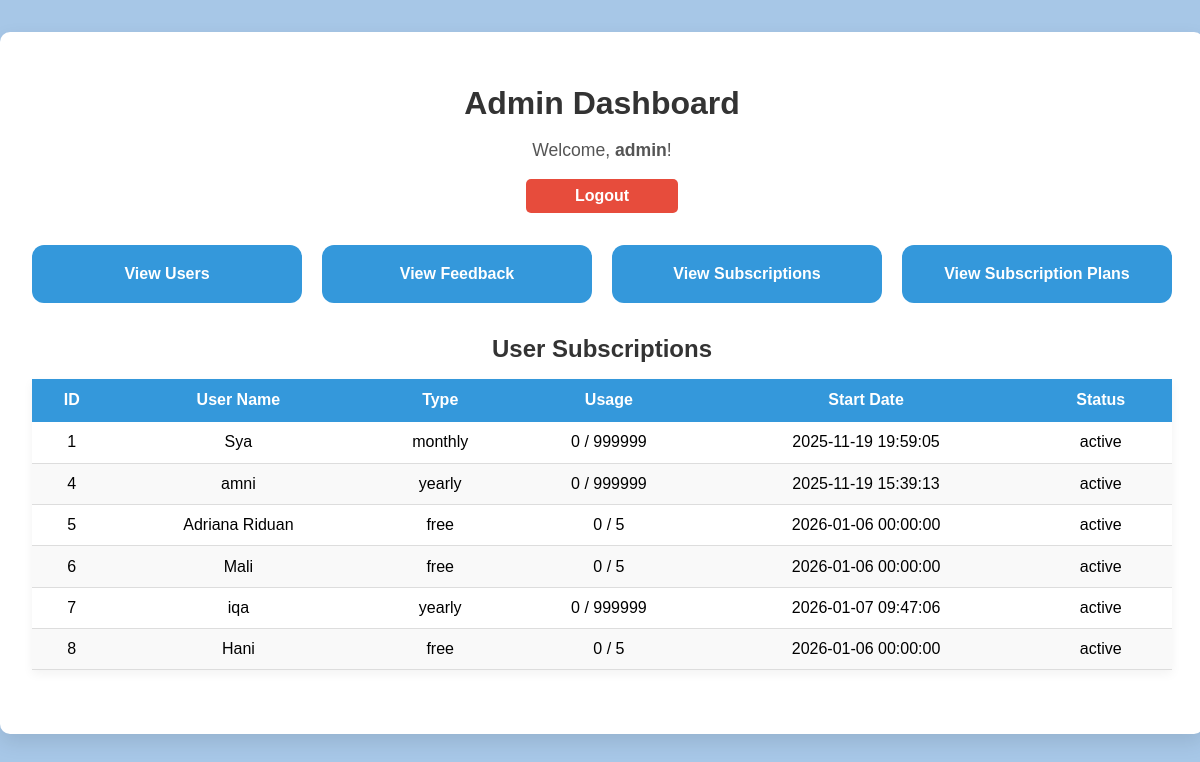
Page /admin_dashboard.php?view=subscriptions (signed in) on the committed database.
### tables this page shows
CREATE TABLE `subscription` (
  `subscriptionID` int(11) NOT NULL,
  `userID` int(11) NOT NULL,
  `subscription_type` enum('free','daily','monthly','yearly') NOT NULL DEFAULT 'free',
  `start_date` datetime DEFAULT current_timestamp(),
  `end_date` datetime DEFAULT NULL,
  `usage_count` int(11) DEFAULT 0,
  `max_usage` int(11) DEFAULT 5,
  `status` enum('active','expired') DEFAULT 'active'
);

CREATE TABLE `user` (
  `idUser` int(11) NOT NULL,
  `name` varchar(255) NOT NULL,
  `email` varchar(255) NOT NULL,
  `username` varchar(255) NOT NULL,
  `password` varchar(255) NOT NULL
);

### admin_dashboard.php (the view, shortened to what this page needs)
<?php
include('db.php');
$view = $_GET['view'] ?? 'users';
if ($view === 'subscriptions') {
    $subQuery = "
        SELECT s.subscriptionID, u.name AS userName, s.subscription_type, s.usage_count, s.max_usage, s.start_date, s.status
        FROM subscription s
        LEFT JOIN user u ON s.userID = u.idUser
        ORDER BY s.subscriptionID ASC
    ";
    $subResult = mysqli_query($conn, $subQuery);
}
?>
<!DOCTYPE html>
<html lang="en">
<head>
<link rel="stylesheet" href="admin.css">
</head>
<body>
<div class="dashboard-container">
    <h1>Admin Dashboard</h1>
    <p style="text-align:center;">Welcome, <strong><?php echo $_SESSION['admin']; ?></strong>!</p>
    <a href="logoutadmin.php" class="logout-btn">Logout</a>
    <div class="dashboard-cards">
        <div class="dashboard-card" onclick="window.location='admin_dashboard.php?view=users'">View Users</div>
        <div class="dashboard-card" onclick="window.location='admin_dashboard.php?view=feedback'">View Feedback</div>
        <div class="dashboard-card" onclick="window.location='admin_dashboard.php?view=subscriptions'">View Subscriptions</div>
        <div class="dashboard-card" onclick="window.location='admin_dashboard.php?view=subsplan'">View Subscription Plans</div>
    </div>
    <?php if ($view === 'subscriptions'): ?>
        <h2>User Subscriptions</h2>
        <table>
            <thead>
                <tr>
                    <th>ID</th>
                    <th>User Name</th>
                    <th>Type</th>
                    <th>Usage</th>
                    <th>Start Date</th>
                    <th>Status</th>
                </tr>
            </thead>
            <tbody>
            <?php while ($sub = mysqli_fetch_assoc($subResult)) {
                $usageDisplay = $sub['max_usage'] === NULL ? '∞' : $sub['usage_count'] . ' / ' . $sub['max_usage'];
            ?>
                <tr>
                    <td><?php echo $sub['subscriptionID']; ?></td>
                    <td><?php echo htmlspecialchars($sub['userName']); ?></td>
                    <td><?php echo $sub['subscription_type']; ?></td>
                    <td><?php echo $usageDisplay; ?></td>
                    <td><?php echo $sub['start_date']; ?></td>
                    <td><?php echo $sub['status']; ?></td>
                </tr>
            <?php } ?>
            </tbody>
        </table>
    <?php endif; ?>
</div>
</body>
</html>

### admin.css (style rules this page uses)
body { font-family: Arial, Helvetica, sans-serif; background-color: #A7C7E7; margin: 0; padding: 0; }
.dashboard-container { width: 95%; max-width: 1200px; margin: 2rem auto; padding: 2rem; background-color: #fff; border-radius: 10px; box-shadow: 0 8px 20px rgba(0,0,0,0.1); }
h1, h2 { text-align: center; color: #333; margin-bottom: 1rem; }
p { text-align: center; font-size: 1.1rem; color: #555; }
.logout-btn { display: block; width: 120px; margin: 0 auto 2rem auto; padding: 0.5rem 1rem; background-color: #e74c3c; color: white; text-align: center; text-decoration: none; border-radius: 5px; font-weight: bold; transition: background-color 0.3s; }
table { width: 100%; border-collapse: collapse; margin-bottom: 2rem; box-shadow: 0 4px 10px rgba(0,0,0,0.05); }
thead { background-color: #3498db; color: #fff; }
thead th { padding: 0.8rem; text-align: center; }
tbody td { padding: 0.7rem; text-align: center; border-bottom: 1px solid #ddd; }
tbody tr:nth-child(even) { background-color: #f9f9f9; }
.dashboard-cards { display: flex; flex-wrap: wrap; gap: 20px; justify-content: center; margin-bottom: 2rem; }
.dashboard-card { flex: 1; min-width: 180px; max-width: 250px; background: #3498db; color: white; padding: 20px; border-radius: 12px; text-align: center; cursor: pointer; transition: 0.3s; font-weight: bold; }

### rows in the picture
subscription: subscriptionID "1", userID.name "Sya", subscription_type "monthly", usageDisplay "0 / 999999", start_date "2025-11-19 19:59:05", status "active"
subscription: subscriptionID "4", userID.name "amni", subscription_type "yearly", usageDisplay "0 / 999999", start_date "2025-11-19 15:39:13", status "active"
subscription: subscriptionID "5", userID.name "Adriana Riduan", subscription_type "free", usageDisplay "0 / 5", start_date "2026-01-06 00:00:00", status "active"
subscription: subscriptionID "6", userID.name "Mali", subscription_type "free", usageDisplay "0 / 5", start_date "2026-01-06 00:00:00", status "active"
subscription: subscriptionID "7", userID.name "iqa", subscription_type "yearly", usageDisplay "0 / 999999", start_date "2026-01-07 09:47:06", status "active"
subscription: subscriptionID "8", userID.name "Hani", subscription_type "free", usageDisplay "0 / 5", start_date "2026-01-06 00:00:00", status "active"

### other values in the picture
$_SESSION['admin'] "admin"
